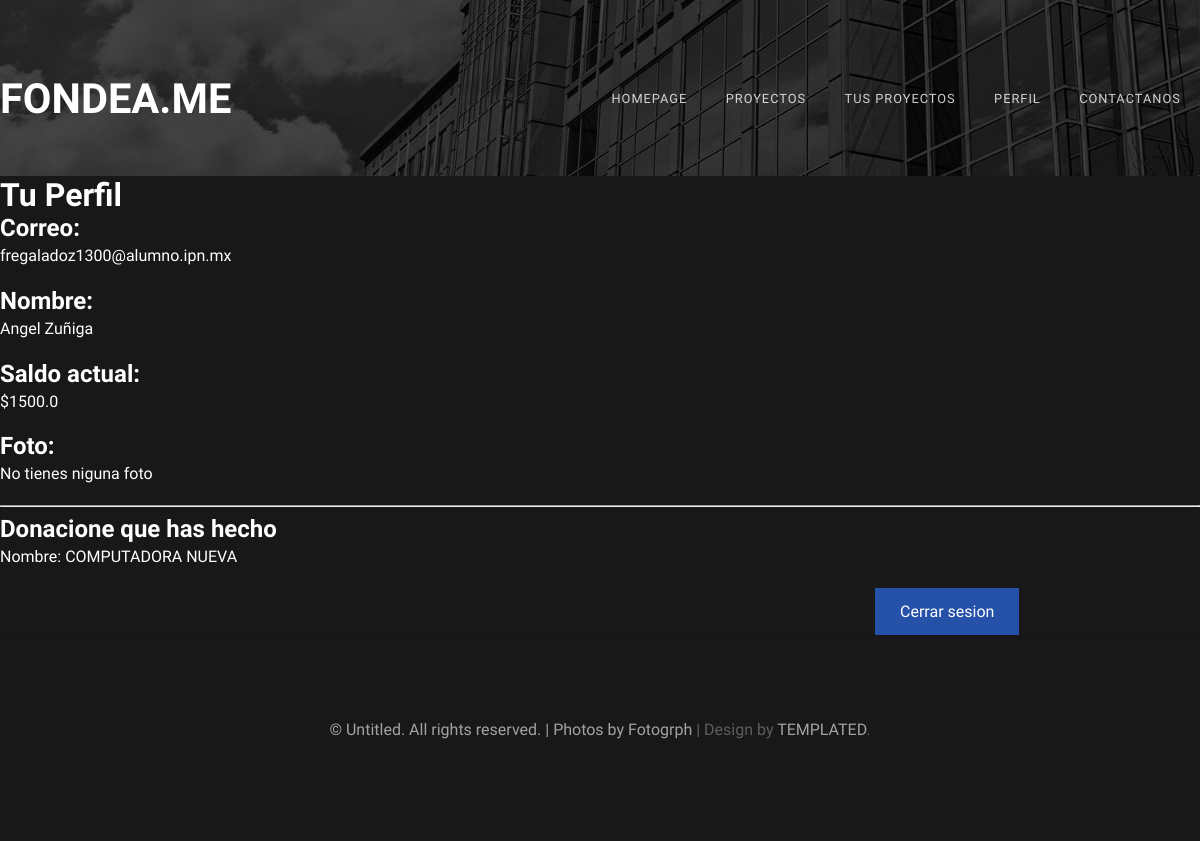
The app's page /user-info/sssfcv10sqaznchdyr, older data.
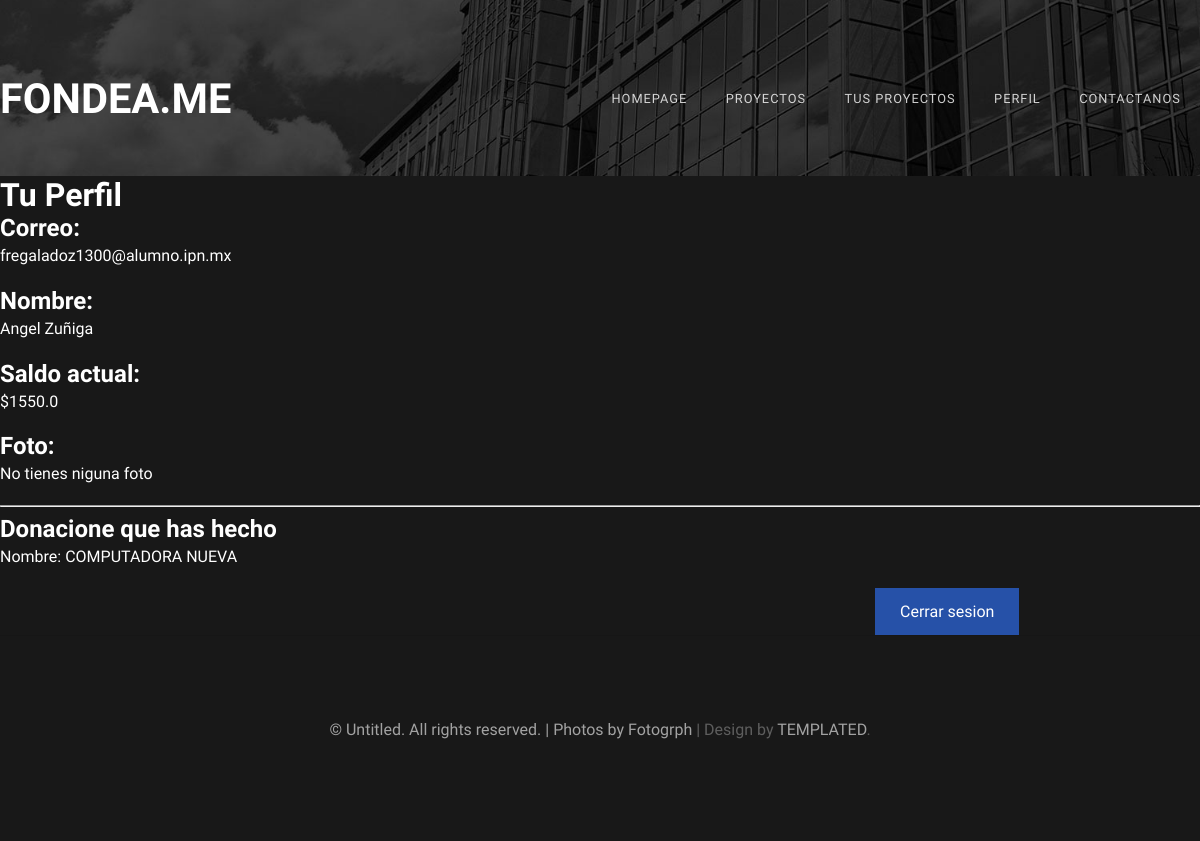
The same page, newer data.
### usuarios/models.py (models this page shows, shortened)
class User(models.Model):
    user = models.CharField(max_length=50, unique = True)
    name = models.EmailField(max_length=254)
    password = models.BinaryField(unique = True)
    made = models.DateTimeField(auto_now_add = True)
    upload = models.DateTimeField(auto_now = True)
    photo = models.ImageField(default = 'null', upload_to = "users")
    wallet = models.FloatField()

### proyectos/views.py (the view)
# urls.py: path('user-info/<str:user>', proyecto.userInfo, name = 'userinfo'),
def userInfo(request, user):
    aux = ''
    for letra in user:
        if letra.isdigit():
            aux += letra
    idUser = int(aux)
    userinfo = User.objects.get(pk = idUser)
    proyectosApoyados = [Proyect.objects.get(pk = proy.proyecto_id) for proy in Patron.objects.filter(patron_id = userinfo.id) ]
    return render(request, 'user-info.html', {
        'User' : 'sssfcv{}sqaznchdyr'.format(userinfo.id),
        'Userinfo' : userinfo,
        'Proyects' : proyectosApoyados
    })

### proyectos/templates/user-info.html (shortened to what this page needs)
{% extends 'layout.html' %}
{% block content %}
    <h1>Tu Perfil</h1>
    <div>
        <h2>Correo: </h2><p>{{Userinfo.user}}</p>
        <h2>Nombre: </h2><p>{{Userinfo.name}}</p>
        <h2>Saldo actual:</h2><p>${{Userinfo.wallet}}</p>
        <h2>Foto: </h2> {% if Userinfo.photo %}<img src = "{{Userinfo.photo}}">{% else %}<p>No tienes niguna foto</p>{% endif %}
    </div>
    <hr>
    <h2>Donacione que has hecho</h2>
    <div>
        {% for proyect in Proyects %}<p>Nombre: {{proyect.name}}</p> {% empty %}<h3>Todavia no has apoyado ningun proyecto</h3>{% endfor %}
    </div>
    <a class = "proyectlink" href ="{% url 'index'%}">Cerrar sesion<a/>
{% endblock content %}

Row changes from the older to the newer data that the page shows:
changed User "fregaladoz1300@alumno.ipn.mx": wallet "1500.0" → "1550.0"
